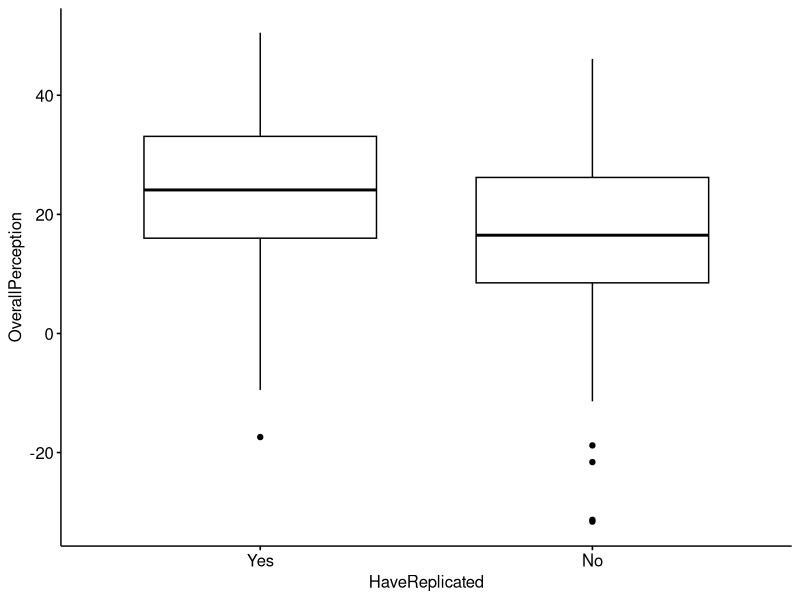
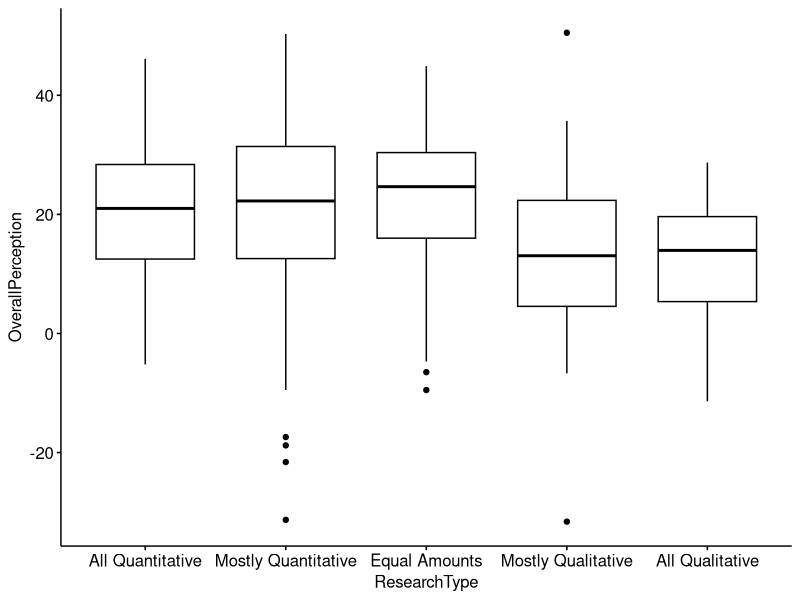
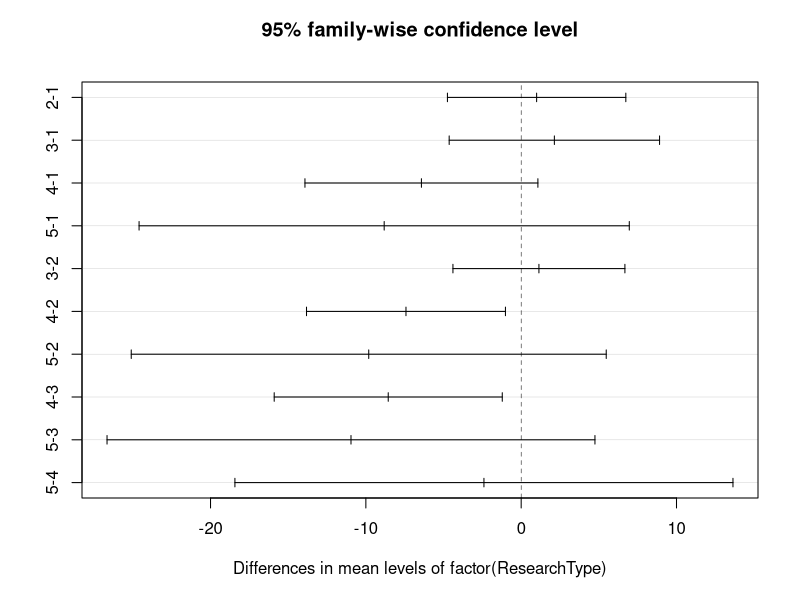

Write the R code that produced these figures, in order.
library(tidyverse)
library(ggpubr)
library(scales)
library(car)

replication <- read.csv(file = "data/HomeworkOneDataSet.csv")

#---------------------------------------------------------General Comments
# In the General Data Wrangling Section, I selected the variables that I could
# set on a common scale and centralized them by subract 50 from each and then
# applying a negative to the values that would have a positive value towards
# replication if a number closer to zero was selected. All non-replies where
# originally set to 50 and then ended up being zeroed out in the equation
# to create a neutral value.

#I have renamed the variables so they are easier to work with

# $ Participant                : int  1 3 4 5 7 8 9 10 11 12 ...
# $ WouldReccomend             : chr  "2" "2" "1" "1" ...
# $ LackOriginality            : int  55 51 19 0 40 40 83 89 38 100 ...
# $ GeneralizePrevious         : int  80 39 50 100 90 100 100 63 55 47 ...
# $ QuestionOriginal           : int  53 40 51 100 80 80 78 81 41 100 ...
# $ NotPriority                : int  56 85 21 53 80 94 90 90 7 100 ...
# $ BuildReputation            : int  72 24 20 74 60 84 7 27 55 49 ...
# $ VerifyResults              : int  75 50 51 100 20 82 95 80 36 100 ...
# $ NegativePublisherEvaluation: int  59 50 23 NA 30 86 39 87 60 75 ...
# $ ExpandResults              : int  67 50 95 83 90 88 100 77 52 90 ...
# $ EstablishKnowledge         : int  65 70 82 52 50 85 68 91 48 100 ...
# $ LearnMethods               : int  63 80 88 88 85 85 97 85 45 100 ...
# $ RelevantResearch           : int  56 70 83 97 91 65 54 84 80 100 ...
# $ StrengthenDiscipline       : int  55 80 86 100 86 77 80 60 62 100 ...
# $ ConsolidateResults         : int  56 50 84 100 46 83 89 81 62 100 ...
# $ ValuableToField            : int  59 70 85 100 100 81 58 78 80 100 ...
# $ LackInnovation             : int  36 50 19 0 13 28 43 79 42 96 ...
# $ IncreaseOrDecrease         : int  3 3 3 3 3 1 3 2 3 3 ...
# $ HaveReplicated             : int  1 0 0 1 0 1 1 1 0 1 ...
# $ WantToReplicate            : chr  "" "Yes" "Yes" "" ...
# $ Country                    : chr  "China" "China" "China" "China" ...
# $ PublishPerYear             : int  1 0 NA NA NA 0 0 1 NA 2 ...
# $ CoursesTaken               : int  2 2 1 1 2 0 2 1 5 0 ...
# $ ResearchType               : int  3 4 4 2 2 NA 4 3 2 2 ...
#-----------------------------------------------------------Code for 2.1
increaseOrDecrease <- replication %>%
  select(IncreaseOrDecrease) %>%
  replace(is.na(.), 0) %>% 
  group_by(IncreaseOrDecrease) %>%
  na.omit() %>%
  summarize(frequency = n()) %>%
  mutate(percentage = percent(frequency/sum(frequency)))

increaseOrDecrease

#---------------------------------------------------------General Data Wrangling

CentralizedPerceptionData <- replication %>%
  select(c(LackOriginality, NotPriority, BuildReputation, VerifyResults, 
           NegativePublisherEvaluation, ExpandResults, RelevantResearch, 
           StrengthenDiscipline, ValuableToField, LackInnovation, 
           HaveReplicated, ResearchType)) %>%
  mutate(across(c("BuildReputation", "VerifyResults", "ExpandResults", 
                  "RelevantResearch", "StrengthenDiscipline", 
                  "ValuableToField", "LackOriginality", "NotPriority", 
                  "NegativePublisherEvaluation", "LackInnovation"), 
                ~replace(., is.na(.), 50))) %>%
  na.omit() %>% #this omit removes any rows that have an NA in PublishPerYear
  mutate(across(c("BuildReputation", "VerifyResults", "ExpandResults", 
                  "RelevantResearch", "StrengthenDiscipline", 
                  "ValuableToField",), ~ .x - 50)) %>% 
  mutate(across(c("LackOriginality", "NotPriority", 
                  "NegativePublisherEvaluation", "LackInnovation"),
                ~ -(.x - 50))) %>%
  mutate(OverallPerception = (rowSums(.))/10) %>%
  group_by(HaveReplicated)

#-----------------------------------------HaveReplicated Specific Data Wrangling

PerceptionHaveSlice <- CentralizedPerceptionData %>%
  select(OverallPerception, HaveReplicated) %>%
  mutate(HaveReplicated = case_when(HaveReplicated == 0 ~ "No",
                                   HaveReplicated == 1 ~ "Yes"))

HaveSliceDescriptive <- PerceptionHaveSlice %>%
  select(OverallPerception, HaveReplicated) %>%
  group_by(HaveReplicated) %>%
  na.omit() %>%
  summarize(frequency = n()) %>%
  mutate(percentage = percent(frequency/sum(frequency)))

HaveSliceMean <- PerceptionHaveSlice %>%
  select(OverallPerception, HaveReplicated) %>%
  group_by(HaveReplicated) %>%
  summarize(OverallPerceptionMean = mean(OverallPerception))

#--------------------------------HaveReplicated OneWay Anova Assumption Checking

# Normality – that each sample is taken from a normally distributed population
shapiroresult1 <- shapiro.test(CentralizedPerceptionData$OverallPerception)
# Shapiro-Wilk normality test
# 
# data:  JustNo$OverallPerception
# W = 0.97527, p-value = 0.008934

# Sample independence – that each sample has been drawn independently of the 
# other samples
#TRUE

# Variance equality – that the variance of data in the different groups should be 
# the same
leveneresult1 = leveneTest(OverallPerception ~ HaveReplicated,  PerceptionHaveSlice)

# Levene's Test for Homogeneity of Variance (center = median)
#        Df F value Pr(>F)
# group   1   0.671 0.4133
#       337       

# Your dependent variable – here, “weight”, should be continuous – that is, 
# measured on a scale which can be subdivided using increments 
# (i.e. grams, milligrams)
#TRUE


#----------------------------------------------------HaveReplicated Oneway Anova

AnovaHaveReplicated <- aov(OverallPerception ~ HaveReplicated, 
                          data = CentralizedPerceptionData)
summary(AnovaHaveReplicated)
#                 Df Sum Sq Mean Sq F value   Pr(>F)    
# HaveReplicated   1   3940    3940   22.31 3.41e-06 ***
#   Residuals      337  59517     177                     
# ---
#   Signif. codes:  0 ‘***’ 0.001 ‘**’ 0.01 ‘*’ 0.05 ‘.’ 0.1 ‘ ’ 1

# H0 Rejected .0001
#----------------------------------------------------------HaveReplicated Graphs

ggboxplot(PerceptionHaveSlice, x = "HaveReplicated", y = "OverallPerception")


# ------------------------------------------ResearchType Specific Data Wrangling

PerceptionTypeSlice <- CentralizedPerceptionData %>%
  select(OverallPerception, ResearchType) %>% 
  mutate(ResearchType = case_when(ResearchType == 1 ~ "All Quantitative",
                                  ResearchType == 2 ~ "Mostly Quantitative", 
                                  ResearchType == 3 ~ "Equal Amounts", 
                                  ResearchType == 4 ~ "Mostly Qualitative", 
                                  ResearchType == 5 ~ "All Qualitative"))

PerceptionTypeDescriptive <- PerceptionTypeSlice %>%
  select(OverallPerception, ResearchType) %>%
  group_by(ResearchType) %>%
  na.omit() %>%
  summarize(frequency = n()) %>%
  mutate(percentage = percent(frequency/sum(frequency)))

TypeSliceMean <- PerceptionTypeSlice %>%
  select(OverallPerception, ResearchType) %>%
  group_by(ResearchType) %>%
  summarize(OverallPerceptionMean = mean(OverallPerception))


# --------------------------------ResearchType One Way ANOVA Assumption Checking

# Normality – See HaveReplicated Assumptions above.


# Sample independence – See HaveReplicated Assumptions above.

# Variance equality – that the variance of data in the different groups should be 
# the same
leveneresult2 = leveneTest(OverallPerception ~ ResearchType,  PerceptionTypeSlice)
leveneresult2
# Levene's Test for Homogeneity of Variance (center = median)
#        Df F value Pr(>F)
# group   4  0.6611 0.6194
#       313   

# Your dependent variable – See HaveReplicated Assumptions above.


#-----------------------------------------------------ResearchType One Way ANOVA

AnovaResearchType <- aov(OverallPerception ~ factor(ResearchType), 
                           data = CentralizedPerceptionData)
summary(AnovaResearchType)

#                       Df Sum Sq Mean Sq F value Pr(>F)   
# factor(ResearchType)   4   2628   657.0   3.665 0.0062 **
#   Residuals            313  56109   179.3                  
# ---
#   Signif. codes:  0 ‘***’ 0.001 ‘**’ 0.01 ‘*’ 0.05 ‘.’ 0.1 ‘ ’ 1

# H0 Rejected .01


#------------------------------------------------------------ResearchType Graphs
PerceptionTypeSlice$ResearchType <- factor(PerceptionTypeSlice$ResearchType , 
                                           levels=c("All Quantitative", 
                                                    "Mostly Quantitative",
                                                    "Equal Amounts",
                                                    "Mostly Qualitative",
                                                    "All Qualitative"))

ggboxplot(PerceptionTypeSlice, x = "ResearchType", y = "OverallPerception")


#------------------------------------------------------------Post hoc Tukey Test
tukey.test <- TukeyHSD(AnovaResearchType)
# Tukey multiple comparisons of means
# 99% family-wise confidence level
# 
# Fit: aov(formula = OverallPerception ~ factor(ResearchType), data = CentralizedPerceptionData)
# 
# $`factor(ResearchType)`
# diff        lwr        upr     p adj
# 2-1   0.9944549  -5.876800  7.8657096 0.9895451
# 3-1   2.1367512  -5.966724 10.2402268 0.9092131
# 4-1  -6.4226190 -15.395142  2.5499036 0.1321522
# 5-1  -8.8202381 -27.702168 10.0616923 0.5413986
# 3-2   1.1422963  -5.481538  7.7661302 0.9798277
# 4-2  -7.4170739 -15.079647  0.2454988 0.0140197
# 5-2  -9.8146930 -28.110489  8.4811031 0.3982632
# 4-3  -8.5593702 -17.343856  0.2251160 0.0131148
# 5-3 -10.9569892 -29.750295  7.8363162 0.3119455
# 5-4  -2.3976190 -21.581680 16.7864414 0.9940285


plot(tukey.test)

par(cex.axis=.7)
